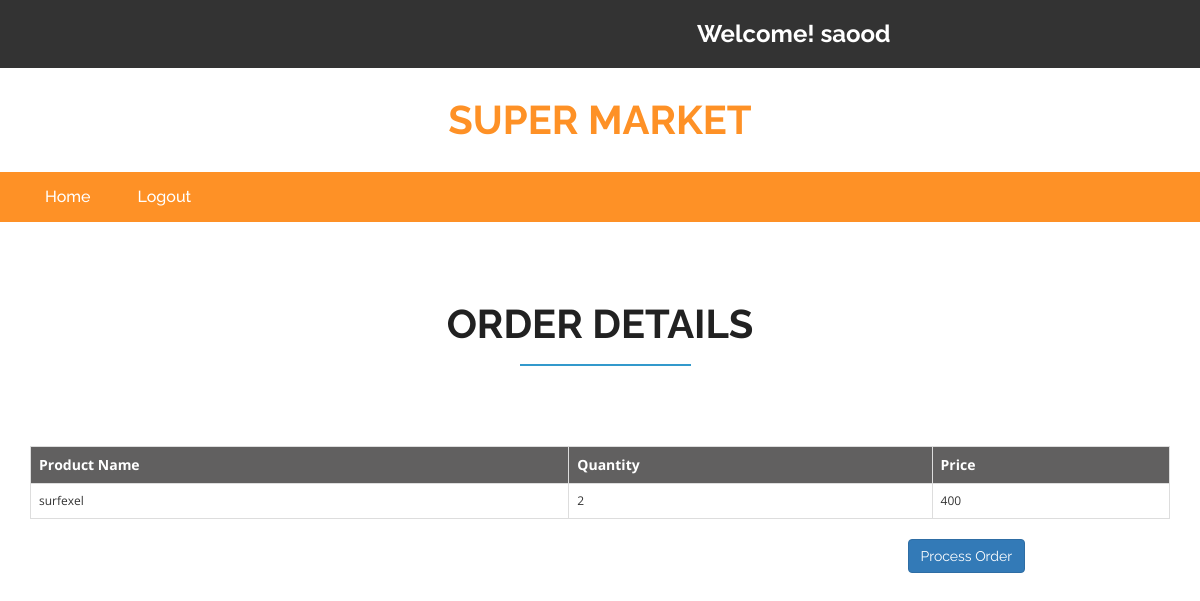
Page /employee-order-details.php?id=5 (signed in) on the committed database.
### tables this page shows
CREATE TABLE `OrderDetails` (
  `ORDER_ID` int(11) NOT NULL,
  `PROD_ID` int(11) NOT NULL,
  `LINE_QTY` varchar(20) NOT NULL,
  `LINE_PRICE` int(11) NOT NULL
);

CREATE TABLE `PRODUCTS` (
  `PROD_ID` int(11) NOT NULL,
  `NAME` varchar(20) NOT NULL,
  `QUANTITY` int(11) NOT NULL,
  `PRICE` int(11) NOT NULL,
  `PIC_PATH` text NOT NULL,
  `SUPP_ID` int(11) NOT NULL
);

### employee-order-details.php (the view, shortened to what this page needs)
<?php
	include "connect.php";
?>
<!DOCTYPE html>
<html>
<head>
	<link href="css/bootstrap.css" rel="stylesheet" type="text/css" media="all" />
    <link href="css/checkbox.css" rel="stylesheet" type="text/css" media="all" />
    <link href="css/style.css" rel="stylesheet" type="text/css" media="all" />
    <link href="css/style1.css" rel="stylesheet" type="text/css" media="all" />
    <link href="css/font-awesome.css" rel="stylesheet">
</head>
<body>
	<div class="agileits_header">
        <div class="container">
            <div class="w3l_offers">
            </div>
            <div class="agile-login">
                <h3 style="color:white">Welcome!
                    <?php if(isset($_SESSION["name"])) {echo $_SESSION["name"];} ?>
                </h3>
            </div>
        </div>
    </div>
    <div class="logo_products">
        <div class="container">
            <div class="w3ls_logo_products_left">
                <h1><a href="customer-home.php">super Market</a></h1>
            </div>
            <div class="clearfix"> </div>
        </div>
    </div>
    <div class="navigation-agileits">
        <div class="container">
            <nav class="navbar navbar-default">
                <div class="collapse navbar-collapse" id="bs-megadropdown-tabs">
                    <ul class="nav navbar-nav" >
                        <li class="active"><a href="customer-home.php" class="act">Home</a></li>
                        <li class="active"><a href="logout.php">Logout</a></li>
                    </ul>
                </div>
            </nav>
        </div>
    </div>
	<div class="login">
        <div class="container">
            <h2>Order Details</h2>
        </div>
    </div>
	<?php
		$id = $_GET['id'];
        $qry = "select p.NAME, d.LINE_QTY, d.LINE_PRICE from PRODUCTS as p, OrderDetails as d where p.PROD_ID = d.PROD_ID and ORDER_ID = ".$id.";";
        $res = $con->query($qry);
		$result = "";
        $class = "tblro";
        $flag = 1;
		if ($res->num_rows>0) {
            $result .= "<div class ='container'>";
			$result .= "<table align='center' class='table table-bordered'>";
			$result .= "<tr class='tblh'><th>Product Name</th><th>Quantity</th><th>Price</th></tr>";
			while ($row = $res->fetch_assoc())
			{
				$result .= "<tr class ='".$class."'>
								<td>
									".$row['NAME']."
								</td>
								<td>
									".$row['LINE_QTY']."
								</td>
								<td>
									".$row['LINE_PRICE']."
								</td>
							</tr>";
                $flag++;
                if(($flag)%2==0)
                    $class = "tblre";
                else
                    $class = "tblro";
			}
			$result .= "</table></div>";
		}
		echo $result;
	?>
	<div class ='form-group row'>
		<div class='col-sm-9' ></div>
		<a class='btn btn-primary' href='process-order.php?id={$id}'>Process Order</a>
		<div class='col-sm-3'></div>
	</div>
</body>
</html>

### css/style.css (style rules this page uses)
html, body { font-size: 100%; font-family: 'Open Sans', sans-serif; background:#ffffff; }
ul li,ol li { font-size:14px; }
h1,h2,h3,h4,h5,h6,a { font-family: 'Raleway', sans-serif; margin:0; font-weight:700; }
ul,label { margin:0; padding:0; }
.agileits_header { background: #333333; padding: 12px 0; }
.w3l_offers { float: left; padding: 9px 0; width: 47%; }
.agile-login { float: left; width: 40%; text-align: center; padding: 9px 0; }
.logo_products { padding: 2em 0; }
.w3ls_logo_products_left { float: left; text-align: center; width: 33.33%; }
.w3ls_logo_products_left h1 a { font-size: 40px; color: #fe9126; text-decoration: none; text-transform: uppercase; display: block; line-height: 1; }
.navbar-default .navbar-nav > li > a { color: #fff; font-size: 16px; font-weight: 500; }
.navbar-default .navbar-nav > .active > a, .navbar-default .navbar-nav > .active > a:hover, .navbar-default .navbar-nav > .active > a:focus { background-color: transparent; color: #fff !important; }
.navbar-default .navbar-collapse, .navbar-default .navbar-form { border: none; }
.navbar { position: relative; min-height: 50px; margin-bottom: 10px; border: 1px solid transparent; }
.navbar-default { background: none; border: none; }
.navbar-collapse { padding: 0; }
.navigation-agileits { background: #fe9126; }
.navbar-nav > li { float: left; margin-left: 17px; }
.navbar-nav > li:nth-child(1) { margin-left: 0px; }
.navbar-collapse { padding: 0; box-shadow: none; }
.navbar { margin-bottom: 0; border: none; }
.top-brands h2,.newproducts-w3agile h3,.login h2,.register h2,.faq-w3agile h3,.brands h3 { text-align:center; color:#212121; padding-bottom:.5em; position:relative; font-size: 2.5em; text-transform: uppercase; }
.top-brands h2:after,.newproducts-w3agile h3:after,.login h2:after,.register h2:after,.faq-w3agile h3:after,.brands h3:after { content: ''; background: #3399cc; height: 2px; width: 15%; position: absolute; bottom: 0%; left: 43%; }
.login { padding: 5em 0; }

### employee-order-details.php (style rules this page uses)
.tblh { background: #616060; font-size: 14px; color: white; }
.tblro { font-size: 12px; }

### rows in the picture
orderdetails: PROD_ID.NAME "surfexel", LINE_QTY "2", LINE_PRICE "400"

### other values in the picture
$_SESSION["name"] "saood"
